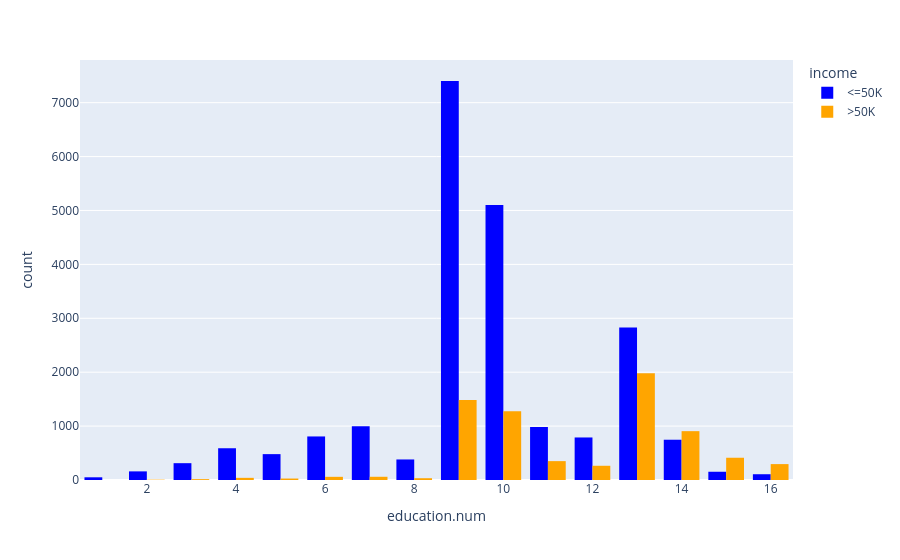

Notebook code for this chart:
### Markdown cell above
**Interpretation:** `married` individuals show a noticeably higher share of `>50K` earners than `not_married` individuals, making `marital.status` one of the more visually distinctive predictors in the dataset.

### Code cell
px.histogram(
    df,
    x='education.num',
    color='income',
    barmode='group',
    color_discrete_sequence=['blue', 'orange']
)

### Figure 1 — Plotly figure (JSON) as saved in the notebook; plotly's stock layout.template omitted (floating-point values rounded to 4 significant figures; data arrays with more than 128 entries replaced by an {"elided": "..."} marker saying what was removed)
{"data": [{"alignmentgroup": "True", "bingroup": "x", "hovertemplate": "income=<=50K<br>education.num=%{x}<br>count=%{y}<extra></extra>", "legendgroup": "<=50K", "marker": {"color": "blue", "pattern": {"shape": ""}}, "name": "<=50K", "offsetgroup": "<=50K", "orientation": "v", "showlegend": true, "type": "histogram", "x": {"elided": "21886 int values"}, "xaxis": "x", "yaxis": "y"}, {"alignmentgroup": "True", "bingroup": "x", "hovertemplate": "income=>50K<br>education.num=%{x}<br>count=%{y}<extra></extra>", "legendgroup": ">50K", "marker": {"color": "orange", "pattern": {"shape": ""}}, "name": ">50K", "offsetgroup": ">50K", "orientation": "v", "showlegend": true, "type": "histogram", "x": {"elided": "7210 int values"}, "xaxis": "x", "yaxis": "y"}], "layout": {"barmode": "group", "legend": {"title": {"text": "income"}, "tracegroupgap": 0}, "margin": {"t": 60}, "xaxis": {"anchor": "y", "domain": [0, 1], "title": {"text": "education.num"}}, "yaxis": {"anchor": "x", "domain": [0, 1], "title": {"text": "count"}}}}
